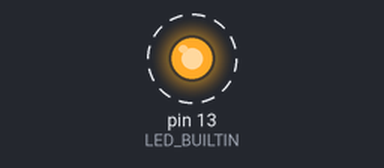
Simulated run of this sketch. Board: Arduino Uno, built with avr-gcc and run on an emulated ATmega328P. On the bench: output pins drawn as LEDs (lit = HIGH). Dashed ring = blinking. What the sketch prints to the serial monitor is not drawn.

Above: at 0.5 s.
Timing chart, 0 to 4.6 s (numbered marks = the images above):
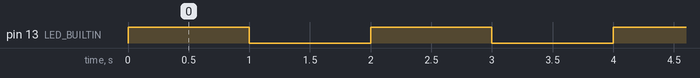

Measured:
- by itself, pin 13 (LED_BUILTIN): alternates HIGH for 1.0 s and LOW for 1.0 s

The sketch:

C1_LED.ino
```cpp
int value = 1000;

void setup() {
  Serial.begin(9600);
  Serial.println("Hello World!");  //just to have fun
  pinMode(LED_BUILTIN, OUTPUT);
}

void loop() {
  digitalWrite(LED_BUILTIN, HIGH);   // turn the LED on (HIGH is the voltage level)
  delay(value);                       // wait for a second
  digitalWrite(LED_BUILTIN, LOW);    // turn the LED off by making the voltage LOW
  delay(value);                       // wait for a second
  if (Serial.available()) {
        int inByte = Serial.read();
        if (inByte == 119){
          value = value / 2;
        }
        if (inByte == 115){
          value = value * 2;
        }

    }
  value = constrain(value, 100, 6000);
}
```
